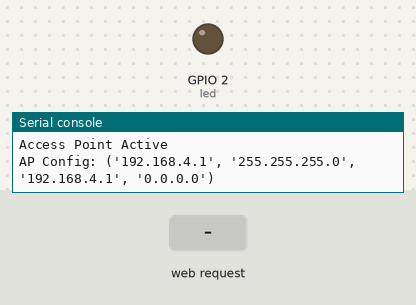
The program below on a simulated ESP32 board running MicroPython. On the bench: output pins drawn as LEDs (lit = HIGH), the last lines printed to the serial console. The test bench sets the inputs (shaded band). The board's own WiFi access point starts at once.

Above: at 1.2 s.
1.3 s: HTTP request GET /?LED=1 received
At 1.8 s:
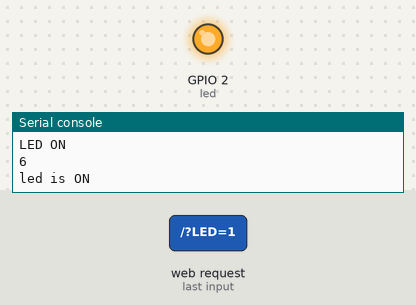
2.8 s: HTTP request GET /?LED=0 received
At 4.2 s:
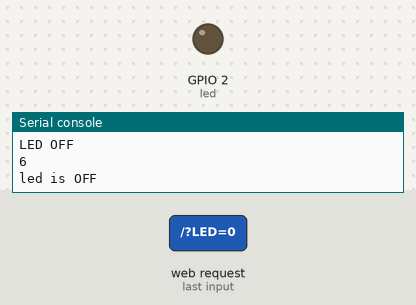
Timing chart, 0 to 5.8 s (numbered marks = the images above; inputs shaded):
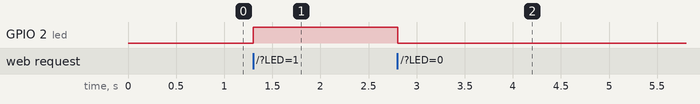

The program:

main.py
```python
# ************************
# Web Server in ESP32 using
# web sockets (wifi station) or (AP)
# open sokects for non delay speed communication
# when Socket is open data flow between server and client
# open web socket is used when we need a real time communication


import socket
import network
import machine
led = machine.Pin(2,machine.Pin.OUT)
led.on()

# ************************
# Configure the ESP32 wifi
# as STAtion mode.
'''
ssid = "Rassi Net-2.4G"
password = "Holyshit"

sta = network.WLAN(network.STA_IF)
if not sta.isconnected():
    print('connecting to network...')
    sta.active(True)
    #sta.connect('your wifi ssid', 'your wifi password')
    sta.connect(ssid,password)
    while not sta.isconnected():
        pass
print('network config:', sta.ifconfig())

'''

#********************************
# Configure the esp32 direct wifi
# Configure the ESP32 as an Access Point
ssid = 'Sam_Ap'
password = '12345678'

# Function to activate the Access Point
def activate_access_point():
    print('Activating Access Point...')
    ap = network.WLAN(network.AP_IF)  # Initialize the WLAN interface in AP mode
    ap.config(essid=ssid, password=password, authmode=network.AUTH_WPA_WPA2_PSK)  # Set WPA2 security
    ap.active(True)  # Activate the AP mode

    while not ap.active():
        pass  # Wait until the AP mode is active

    print('Access Point Active')
    print('AP Config:', ap.ifconfig())  # Print the network configuration
    ip_address = ap.ifconfig()[0]
    return ap, ip_address

activate_access_point()
led.off()


# ************************
# Configure the socket connection
# over TCP/IP


# AF_INET - use Internet Protocol v4 addresses
# SOCK_STREAM means that it is a TCP socket.
# SOCK_DGRAM means that it is a UDP socket.
s = socket.socket(socket.AF_INET, socket.SOCK_STREAM)
s.bind(('',80)) # specifies that the socket is reachable
#                 by any address the machine happens to have
s.listen(5)     # max of 5 socket connections

# ************************
# Function for creating the
# web page to be displayed
def web_page():
    if led.value()==1:
        led_state = 'ON'
        print('led is ON')
    elif led.value()==0:
        led_state = 'OFF'
        print('led is OFF')

    html_page = """
      <html>
      <head>
       <meta content="width=device-width, initial-scale=1" name="viewport"></meta>
      </head>
      <body>
        <center><h2>ESP32 Web Server in MicroPython </h2></center>
        <center>
         <form>
          <button name="LED" type="submit" value="1"> LED ON </button>
          <button name="LED" type="submit" value="0"> LED OFF </button>
         </form>
        </center>
        <center><p>LED is now <strong>""" + led_state + """</strong>.</p></center>
      </body>
      </html>"""
    return html_page

while True:
    # Socket accept()
    conn, addr = s.accept()
    print("Got connection from %s" % str(addr))

    # Socket receive()
    request=conn.recv(1024)
    print("")
    print("")
    print("Content %s" % str(request))

    # Socket send()
    request = str(request)
    led_on = request.find('/?LED=1')
    led_off = request.find('/?LED=0')
    if led_on == 6:
        print('LED ON')
        print(str(led_on))
        led.value(1)
    elif led_off == 6:
        print('LED OFF')
        print(str(led_off))
        led.value(0)
    response = web_page()
    conn.send('HTTP/1.1 200 OK\n')
    conn.send('Content-Type: text/html\n')
    conn.send('Connection: close\n\n')
    conn.sendall(response)

    # Socket close()
    conn.close()
```

Measured:
- after the input at 1.3 s, GPIO 2 (led): LOW → HIGH at once
- after the input at 2.8 s, GPIO 2 (led): HIGH → LOW at once
